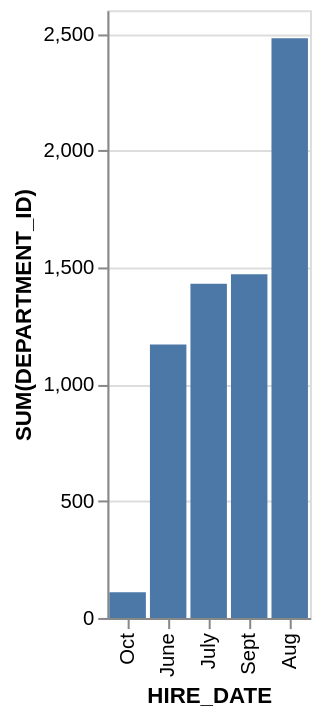

Specify this chart in Vega-Lite:
### Vega-Lite specification from a JSON file in a GitHub repository (floating-point values rounded to 4 significant figures)
{"data": {"values": [{"x_data": "June", "y_data": 1170}, {"x_data": "July", "y_data": 1430}, {"x_data": "Aug", "y_data": 2480}, {"x_data": "Sept", "y_data": 1470}, {"x_data": "Oct", "y_data": 110}]}, "mark": "bar", "encoding": {"x": {"field": "x_data", "type": "nominal", "title": "HIRE_DATE", "sort": {"op": "sum", "field": "y_data", "order": "ascending"}}, "y": {"field": "y_data", "type": "quantitative", "title": "SUM(DEPARTMENT_ID)"}}}
